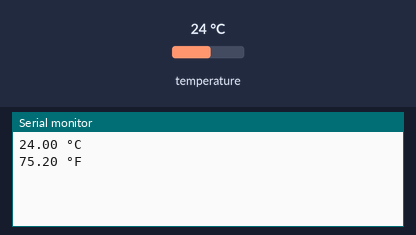
Simulated run of this sketch. Board: Arduino Uno, built with avr-gcc and run on an emulated ATmega328P. Parts: the last lines printed to the serial monitor. Inputs (shaded band) come from the test bench; at power-on: temperature 24 °C.

Above: at 2.2 s.
2.3 s: temperature set to 12 °C
At 3.9 s:
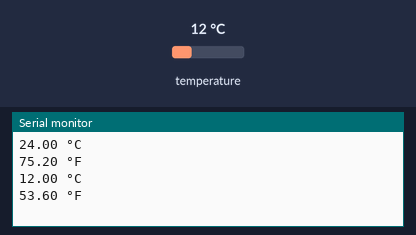
4.4 s: temperature set to 19 °C
At 6.8 s:
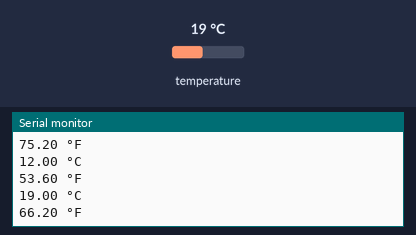
Timing chart, 0 to 8.3 s (numbered marks = the images above; inputs shaded):
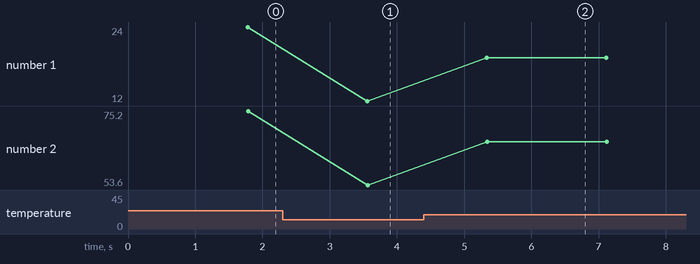

Measured:
- after the input at 2.3 s, the serial monitor: prints a new line after 1.3 s (image 1)
- after the input at 4.4 s, the serial monitor: prints a new line after 0.93 s (image 2)
- plotted number 1: 24 → 12 after the input at 2.3 s, 12 → 19 after the input at 4.4 s
- plotted number 2: 75.2 → 53.6 after the input at 2.3 s, 53.6 → 66.2 after the input at 4.4 s

The sketch:

temperatureExample.ino
```cpp
#include <OneWire.h>
#include <DallasTemperature.h>

#define Pin 2
OneWire ourWire(Pin);
DallasTemperature sensors(&ourWire);

void setup() {
  delay(1000);
  Serial.begin(9600);
  sensors.begin();
}

void loop() {
  sensors.requestTemperatures();
  Serial.print(sensors.getTempCByIndex(0));
  Serial.println(" °C");
  Serial.print(sensors.getTempFByIndex(0));
  Serial.println(" °F");
  delay(1000);
}
```
